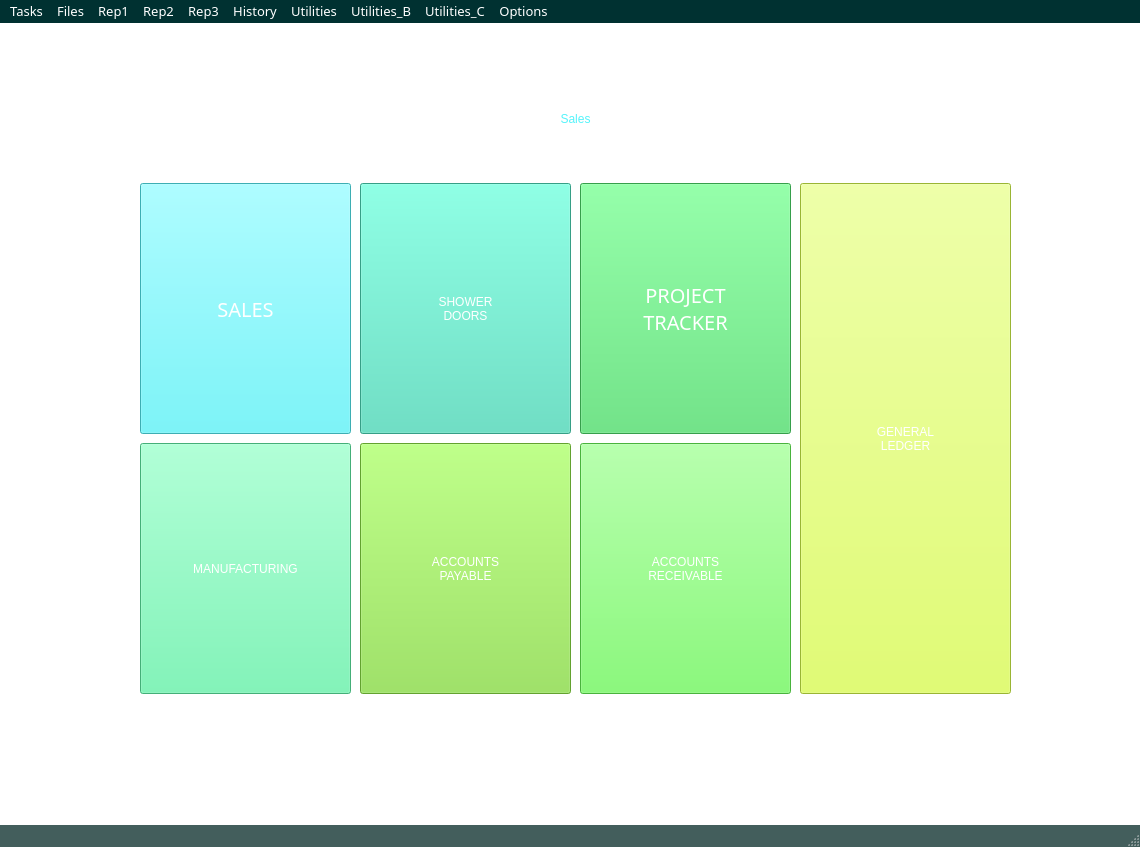
<?xml version="1.0" encoding="UTF-8"?>
<ui version="4.0">
 <class>MainWindow</class>
 <widget class="QMainWindow" name="MainWindow">
  <property name="geometry">
   <rect>
    <x>0</x>
    <y>0</y>
    <width>1140</width>
    <height>847</height>
   </rect>
  </property>
  <property name="maximumSize">
   <size>
    <width>1210</width>
    <height>849</height>
   </size>
  </property>
  <property name="windowTitle">
   <string>Comeleon Glass</string>
  </property>
  <property name="styleSheet">
   <string notr="true">QMainWindow{
background-color: #435E5C;


}</string>
  </property>
  <widget class="QWidget" name="centralwidget">
   <property name="styleSheet">
    <string notr="true">QWidget{
background-color: rgb(255, 255, 255);

}</string>
   </property>
   <widget class="QLabel" name="label_2">
    <property name="geometry">
     <rect>
      <x>140</x>
      <y>70</y>
      <width>871</width>
      <height>51</height>
     </rect>
    </property>
    <property name="styleSheet">
     <string notr="true">QLabel{
color:#55F3FA;
font: 75 25pt &quot;Bahnschrift SemiCondensed&quot;;





}</string>
    </property>
    <property name="text">
     <string>Sales</string>
    </property>
    <property name="alignment">
     <set>Qt::AlignCenter</set>
    </property>
   </widget>
   <widget class="QPushButton" name="btn_accreceive">
    <property name="geometry">
     <rect>
      <x>580</x>
      <y>420</y>
      <width>211</width>
      <height>251</height>
     </rect>
    </property>
    <property name="styleSheet">
     <string notr="true">QPushButton{
background-color: #66FA55;
font: 75 15pt &quot;Bahnschrift SemiCondensed&quot;;
	color: rgb(255, 255, 255);




}</string>
    </property>
    <property name="text">
     <string>ACCOUNTS
RECEIVABLE</string>
    </property>
   </widget>
   <widget class="QPushButton" name="pushButton_9">
    <property name="geometry">
     <rect>
      <x>800</x>
      <y>160</y>
      <width>211</width>
      <height>511</height>
     </rect>
    </property>
    <property name="styleSheet">
     <string notr="true">QPushButton{
background-color: #D8FD49;
	font: 75 15pt &quot;Bahnschrift SemiCondensed&quot;;
	color: rgb(255, 255, 255);



}</string>
    </property>
    <property name="text">
     <string>GENERAL
LEDGER</string>
    </property>
   </widget>
   <widget class="QPushButton" name="pushButton_10">
    <property name="geometry">
     <rect>
      <x>580</x>
      <y>160</y>
      <width>211</width>
      <height>251</height>
     </rect>
    </property>
    <property name="font">
     <font>
      <family>Bahnschrift SemiCondensed</family>
      <pointsize>15</pointsize>
      <weight>9</weight>
      <italic>false</italic>
      <bold>false</bold>
     </font>
    </property>
    <property name="styleSheet">
     <string notr="true">QPushButton{
background-color:#4BDE69;
font: 75 15pt &quot;Bahnschrift SemiCondensed&quot;;
	color: rgb(255, 255, 255);




}</string>
    </property>
    <property name="text">
     <string>PROJECT
TRACKER</string>
    </property>
   </widget>
   <widget class="QPushButton" name="pushButton_11">
    <property name="geometry">
     <rect>
      <x>140</x>
      <y>160</y>
      <width>211</width>
      <height>251</height>
     </rect>
    </property>
    <property name="font">
     <font>
      <family>Bahnschrift SemiCondensed</family>
      <pointsize>15</pointsize>
      <weight>9</weight>
      <italic>false</italic>
      <bold>false</bold>
     </font>
    </property>
    <property name="styleSheet">
     <string notr="true">QPushButton{
background-color:#55F3FA;
font: 75 15pt &quot;Bahnschrift SemiCondensed&quot;;
	color: rgb(255, 255, 255);


}
QPushButton#BlueButton:hover {
    background-color: #64b5f6;
    color: #fff;
}</string>
    </property>
    <property name="text">
     <string>SALES</string>
    </property>
   </widget>
   <widget class="QPushButton" name="pushButton_12">
    <property name="geometry">
     <rect>
      <x>140</x>
      <y>420</y>
      <width>211</width>
      <height>251</height>
     </rect>
    </property>
    <property name="styleSheet">
     <string notr="true">QPushButton{
background-color: #5FF5A8;
font: 75 15pt &quot;Bahnschrift SemiCondensed&quot;;
	color: rgb(255, 255, 255);




}</string>
    </property>
    <property name="text">
     <string>MANUFACTURING</string>
    </property>
   </widget>
   <widget class="QPushButton" name="bnt_accpay">
    <property name="geometry">
     <rect>
      <x>360</x>
      <y>420</y>
      <width>211</width>
      <height>251</height>
     </rect>
    </property>
    <property name="styleSheet">
     <string notr="true">QPushButton{
background-color: #8AE342;
	font: 75 15pt &quot;Bahnschrift SemiCondensed&quot;;
	color: rgb(255, 255, 255);



}</string>
    </property>
    <property name="text">
     <string>ACCOUNTS
PAYABLE</string>
    </property>
    <property name="autoDefault">
     <bool>false</bool>
    </property>
    <property name="default">
     <bool>false</bool>
    </property>
    <property name="flat">
     <bool>false</bool>
    </property>
   </widget>
   <widget class="QPushButton" name="pushButton_13">
    <property name="geometry">
     <rect>
      <x>360</x>
      <y>160</y>
      <width>211</width>
      <height>251</height>
     </rect>
    </property>
    <property name="focusPolicy">
     <enum>Qt::StrongFocus</enum>
    </property>
    <property name="styleSheet">
     <string notr="true">QPushButton{
background-color: #4BDEBC;
font: 75 15pt &quot;Bahnschrift SemiCondensed&quot;;
	color: rgb(255, 255, 255);



}</string>
    </property>
    <property name="text">
     <string>SHOWER 
DOORS</string>
    </property>
    <property name="default">
     <bool>false</bool>
    </property>
    <property name="flat">
     <bool>false</bool>
    </property>
   </widget>
   <zorder>pushButton_12</zorder>
   <zorder>pushButton_10</zorder>
   <zorder>pushButton_11</zorder>
   <zorder>pushButton_13</zorder>
   <zorder>label_2</zorder>
   <zorder>btn_accreceive</zorder>
   <zorder>pushButton_9</zorder>
   <zorder>bnt_accpay</zorder>
  </widget>
  <widget class="QMenuBar" name="menubar">
   <property name="geometry">
    <rect>
     <x>0</x>
     <y>0</y>
     <width>1140</width>
     <height>29</height>
    </rect>
   </property>
   <property name="font">
    <font>
     <family>Segoe UI Semilight</family>
     <pointsize>10</pointsize>
     <weight>50</weight>
     <italic>false</italic>
     <bold>false</bold>
    </font>
   </property>
   <property name="autoFillBackground">
    <bool>false</bool>
   </property>
   <property name="styleSheet">
    <string notr="true">QMenuBar{
selection-background-color: rgb(0, 85, 0);
	background-color: rgb(0, 49, 49);
	color: rgb(255, 255, 255);
	font: 10pt &quot;Segoe UI Semilight&quot;;


}</string>
   </property>
   <property name="defaultUp">
    <bool>false</bool>
   </property>
   <widget class="QMenu" name="menuTasks">
    <property name="title">
     <string>Tasks</string>
    </property>
   </widget>
   <widget class="QMenu" name="menuFiles">
    <property name="styleSheet">
     <string notr="true">QMenu{
	color: rgb(255, 255, 255);
	selection-background-color: rgb(0, 0, 0);
	background-color: rgb(70, 171, 162);
	font: 63 8pt &quot;Segoe UI Semibold&quot;;

}</string>
    </property>
    <property name="title">
     <string>Files</string>
    </property>
    <addaction name="actionAssemblies"/>
    <addaction name="actionProducts_Parts"/>
    <addaction name="actionOptions"/>
    <addaction name="separator"/>
    <addaction name="actionCustomers"/>
    <addaction name="actionCustomer_Discount_and_Special_Pricing"/>
    <addaction name="actionSuppliers"/>
    <addaction name="actionMarkup_Categories"/>
    <addaction name="actionDiscount_Code"/>
    <addaction name="actionGeneric_Categories"/>
    <addaction name="separator"/>
    <addaction name="actionInstallers"/>
    <addaction name="actionDepartments"/>
    <addaction name="actionProduct_LInes"/>
    <addaction name="actionCustomer_Types"/>
    <addaction name="actionShower_Door_Size_Table"/>
    <addaction name="actionStandard_Messages"/>
    <addaction name="actionSalesperson"/>
    <addaction name="actionLocation_Table"/>
    <addaction name="separator"/>
    <addaction name="actionArea_Code"/>
   </widget>
   <widget class="QMenu" name="menuRep1">
    <property name="styleSheet">
     <string notr="true">QMenu{
	color: rgb(255, 255, 255);
	selection-background-color: rgb(0, 0, 0);
	background-color: rgb(70, 171, 162);
	font: 63 8pt &quot;Segoe UI Semibold&quot;;

}</string>
    </property>
    <property name="title">
     <string>Rep1</string>
    </property>
    <addaction name="actionDaily_Sales_Analysis"/>
    <addaction name="actionMonthly_Sales_Analysis"/>
    <addaction name="actionNew_Sales_Analysis_Invoice"/>
    <addaction name="actionNew_Sales_Analysis_by_Salesperson"/>
    <addaction name="actionInvoice_Register"/>
    <addaction name="actionInvoice_2"/>
    <addaction name="actionVancouver_Invoice"/>
    <addaction name="separator"/>
    <addaction name="actionPST_Report"/>
    <addaction name="actionNew_Customer_List_by_Salesperson"/>
    <addaction name="actionRe_Order_Report"/>
    <addaction name="actionInventory_Report"/>
    <addaction name="actionReceiving_Journal"/>
    <addaction name="actionShower_Door_BOM_Report"/>
    <addaction name="separator"/>
    <addaction name="actionSales_Analysis_by_Dept_and_Line_Loc"/>
    <addaction name="actionCost_Summary_By_Department"/>
    <addaction name="actionSales_Summary_by_Customer"/>
    <addaction name="actionWIP_by_Department"/>
    <addaction name="actionProduct_Movement_Report"/>
    <addaction name="actionSales_Summmary_by_Product"/>
    <addaction name="separator"/>
    <addaction name="actionInvoice_Register_Ver_4_0"/>
   </widget>
   <widget class="QMenu" name="menuRep2">
    <property name="title">
     <string>Rep2</string>
    </property>
   </widget>
   <widget class="QMenu" name="menuRep3">
    <property name="title">
     <string>Rep3</string>
    </property>
   </widget>
   <widget class="QMenu" name="menuHistory">
    <property name="title">
     <string>History</string>
    </property>
   </widget>
   <widget class="QMenu" name="menuUtilities">
    <property name="title">
     <string>Utilities</string>
    </property>
   </widget>
   <widget class="QMenu" name="menuUtilities_B">
    <property name="title">
     <string>Utilities_B</string>
    </property>
   </widget>
   <widget class="QMenu" name="menuUtilities_C">
    <property name="title">
     <string>Utilities_C</string>
    </property>
   </widget>
   <widget class="QMenu" name="menuOptions">
    <property name="title">
     <string>Options</string>
    </property>
   </widget>
   <addaction name="menuTasks"/>
   <addaction name="menuFiles"/>
   <addaction name="menuRep1"/>
   <addaction name="menuRep2"/>
   <addaction name="menuRep3"/>
   <addaction name="menuHistory"/>
   <addaction name="menuUtilities"/>
   <addaction name="menuUtilities_B"/>
   <addaction name="menuUtilities_C"/>
   <addaction name="menuOptions"/>
  </widget>
  <widget class="QStatusBar" name="statusbar"/>
  <action name="actionAssemblies">
   <property name="checkable">
    <bool>false</bool>
   </property>
   <property name="text">
    <string>Assemblies</string>
   </property>
   <property name="shortcut">
    <string>1</string>
   </property>
  </action>
  <action name="actionProducts_Parts">
   <property name="text">
    <string>Products / Parts</string>
   </property>
   <property name="shortcut">
    <string>2</string>
   </property>
  </action>
  <action name="actionOptions">
   <property name="text">
    <string>Options</string>
   </property>
  </action>
  <action name="actionCustomers">
   <property name="text">
    <string>Customers</string>
   </property>
   <property name="shortcut">
    <string>A</string>
   </property>
  </action>
  <action name="actionCustomer_Discount_and_Special_Pricing">
   <property name="text">
    <string>Customer Discount and Special Pricing</string>
   </property>
   <property name="shortcut">
    <string>B</string>
   </property>
   <property name="shortcutContext">
    <enum>Qt::WindowShortcut</enum>
   </property>
  </action>
  <action name="actionSuppliers">
   <property name="text">
    <string>Suppliers</string>
   </property>
   <property name="shortcut">
    <string>C</string>
   </property>
  </action>
  <action name="actionMarkup_Categories">
   <property name="text">
    <string>Markup Categories</string>
   </property>
   <property name="shortcut">
    <string>D</string>
   </property>
  </action>
  <action name="actionDiscount_Code">
   <property name="text">
    <string>Discount Code</string>
   </property>
   <property name="shortcut">
    <string>E</string>
   </property>
  </action>
  <action name="actionGeneric_Categories">
   <property name="text">
    <string>Generic Categories</string>
   </property>
   <property name="shortcut">
    <string>F</string>
   </property>
  </action>
  <action name="actionInstallers">
   <property name="text">
    <string>Installers</string>
   </property>
   <property name="shortcut">
    <string>G</string>
   </property>
  </action>
  <action name="actionDepartments">
   <property name="text">
    <string>Departments</string>
   </property>
   <property name="shortcut">
    <string>H</string>
   </property>
  </action>
  <action name="actionProduct_LInes">
   <property name="text">
    <string>Product Lines</string>
   </property>
   <property name="shortcut">
    <string>I</string>
   </property>
  </action>
  <action name="actionCustomer_Types">
   <property name="text">
    <string>Customer Types</string>
   </property>
   <property name="shortcut">
    <string>J</string>
   </property>
  </action>
  <action name="actionShower_Door_Size_Table">
   <property name="text">
    <string>Shower Door Size Table</string>
   </property>
   <property name="shortcut">
    <string>K</string>
   </property>
  </action>
  <action name="actionStandard_Messages">
   <property name="text">
    <string>Standard Messages</string>
   </property>
   <property name="shortcut">
    <string>L</string>
   </property>
  </action>
  <action name="actionSalesperson">
   <property name="text">
    <string>Salesperson</string>
   </property>
   <property name="shortcut">
    <string>M</string>
   </property>
  </action>
  <action name="actionLocation_Table">
   <property name="text">
    <string>Location Table</string>
   </property>
   <property name="shortcut">
    <string>N</string>
   </property>
  </action>
  <action name="actionArea_Code">
   <property name="text">
    <string>Area Code</string>
   </property>
   <property name="shortcut">
    <string>P</string>
   </property>
  </action>
  <action name="actionDaily_Sales_Analysis">
   <property name="text">
    <string>Daily Sales Analysis</string>
   </property>
   <property name="shortcut">
    <string>A</string>
   </property>
  </action>
  <action name="actionMonthly_Sales_Analysis">
   <property name="text">
    <string>Monthly Sales Analysis</string>
   </property>
   <property name="shortcut">
    <string>B</string>
   </property>
  </action>
  <action name="actionNew_Sales_Analysis_Invoice">
   <property name="text">
    <string>New Sales Analysis by Invoice</string>
   </property>
   <property name="shortcut">
    <string>C</string>
   </property>
  </action>
  <action name="actionNew_Sales_Analysis_by_Salesperson">
   <property name="text">
    <string>New Sales Analysis by Salesperson</string>
   </property>
   <property name="shortcut">
    <string>D</string>
   </property>
  </action>
  <action name="actionInvoice_Register">
   <property name="text">
    <string>Invoice Register</string>
   </property>
   <property name="shortcut">
    <string>E</string>
   </property>
  </action>
  <action name="actionPST_Report">
   <property name="text">
    <string>PST Report </string>
   </property>
   <property name="shortcut">
    <string>F</string>
   </property>
  </action>
  <action name="actionNew_Customer_List_by_Salesperson">
   <property name="text">
    <string>New Customer List by Salesperson</string>
   </property>
   <property name="shortcut">
    <string>G</string>
   </property>
  </action>
  <action name="actionRe_Order_Report">
   <property name="text">
    <string>Re-Order Report </string>
   </property>
   <property name="shortcut">
    <string>H</string>
   </property>
  </action>
  <action name="actionInventory_Report">
   <property name="text">
    <string>Inventory Report </string>
   </property>
   <property name="shortcut">
    <string>I</string>
   </property>
  </action>
  <action name="actionReceiving_Journal">
   <property name="text">
    <string>Receiving Journal</string>
   </property>
   <property name="shortcut">
    <string>J</string>
   </property>
  </action>
  <action name="actionShower_Door_BOM_Report">
   <property name="text">
    <string>Shower Door BOM Report</string>
   </property>
   <property name="shortcut">
    <string>K</string>
   </property>
  </action>
  <action name="actionSales_Analysis_by_Dept_and_Line_Loc">
   <property name="text">
    <string>Sales Analysis by Dept and Line/Loc</string>
   </property>
   <property name="shortcut">
    <string>L</string>
   </property>
  </action>
  <action name="actionCost_Summary_By_Department">
   <property name="text">
    <string>Cost Summary By Department </string>
   </property>
   <property name="shortcut">
    <string>M</string>
   </property>
  </action>
  <action name="actionSales_Summary_by_Customer">
   <property name="text">
    <string>Sales Summary by Customer</string>
   </property>
   <property name="shortcut">
    <string>O</string>
   </property>
  </action>
  <action name="actionWIP_by_Department">
   <property name="text">
    <string>WIP by Department </string>
   </property>
   <property name="shortcut">
    <string>P</string>
   </property>
  </action>
  <action name="actionProduct_Movement_Report">
   <property name="text">
    <string>Product Movement Report</string>
   </property>
   <property name="shortcut">
    <string>Q</string>
   </property>
  </action>
  <action name="actionSales_Summmary_by_Product">
   <property name="text">
    <string>Sales Summmary by Product</string>
   </property>
   <property name="shortcut">
    <string>R</string>
   </property>
  </action>
  <action name="actionInvoice_Register_Ver_4_0">
   <property name="text">
    <string>Invoice Register Ver. 4.0</string>
   </property>
   <property name="shortcut">
    <string>S</string>
   </property>
  </action>
  <action name="actionInvoice_2">
   <property name="text">
    <string>PRB Invoice </string>
   </property>
  </action>
  <action name="actionInvoice_3">
   <property name="text">
    <string>Invoice_2</string>
   </property>
  </action>
  <action name="actionVancouver_Invoice">
   <property name="text">
    <string>Vancouver Invoice</string>
   </property>
  </action>
 </widget>
 <resources/>
 <connections/>
</ui>
